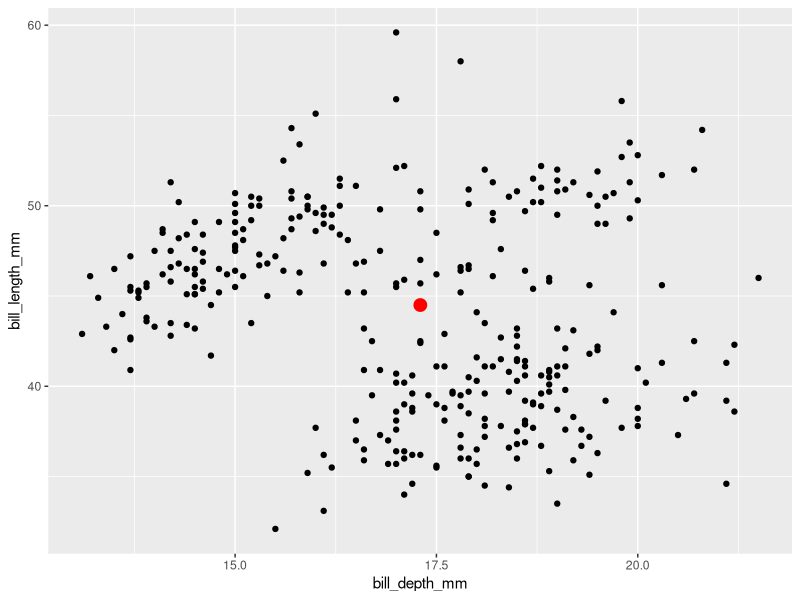
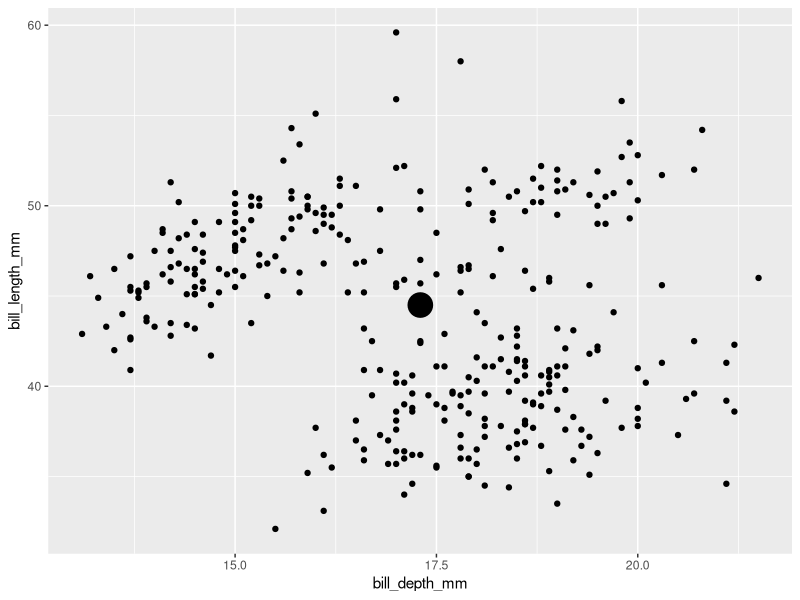
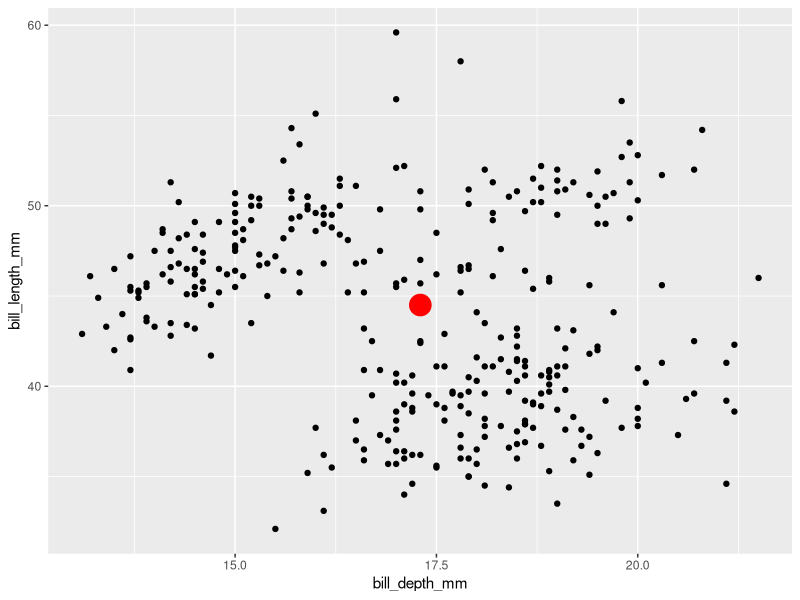
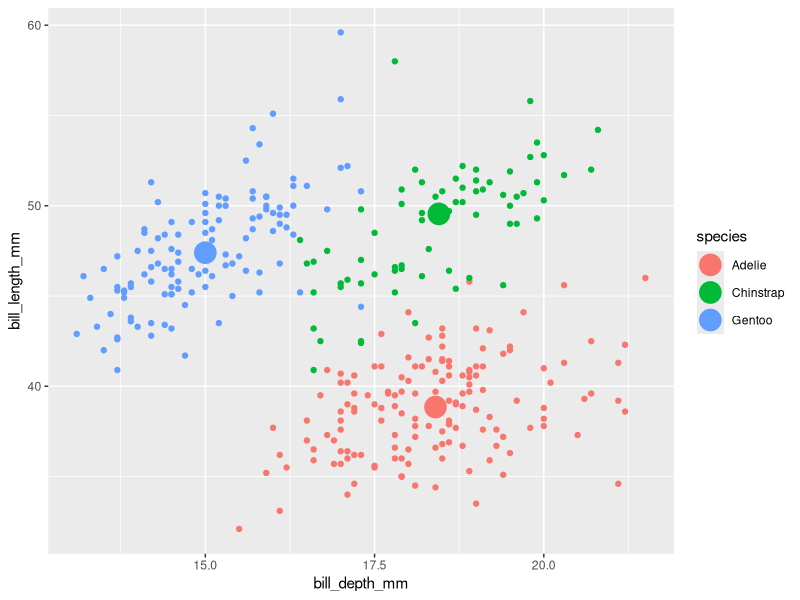
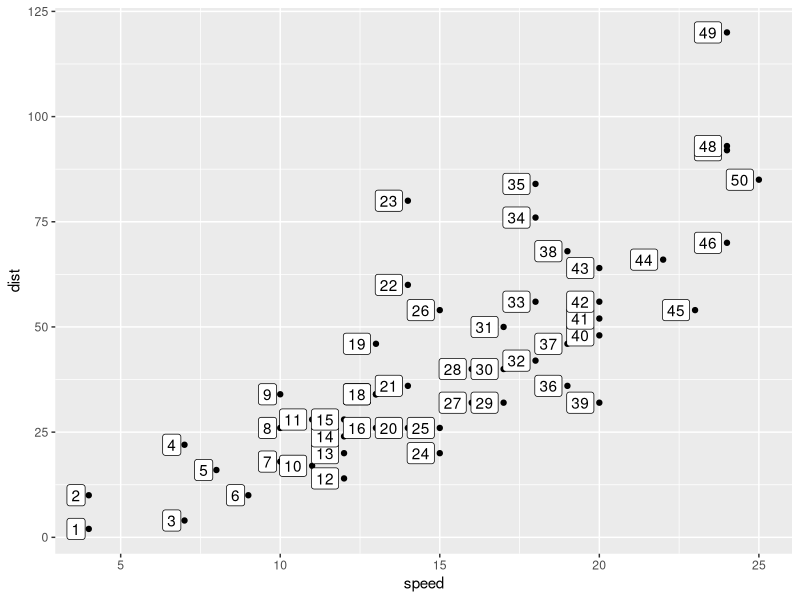
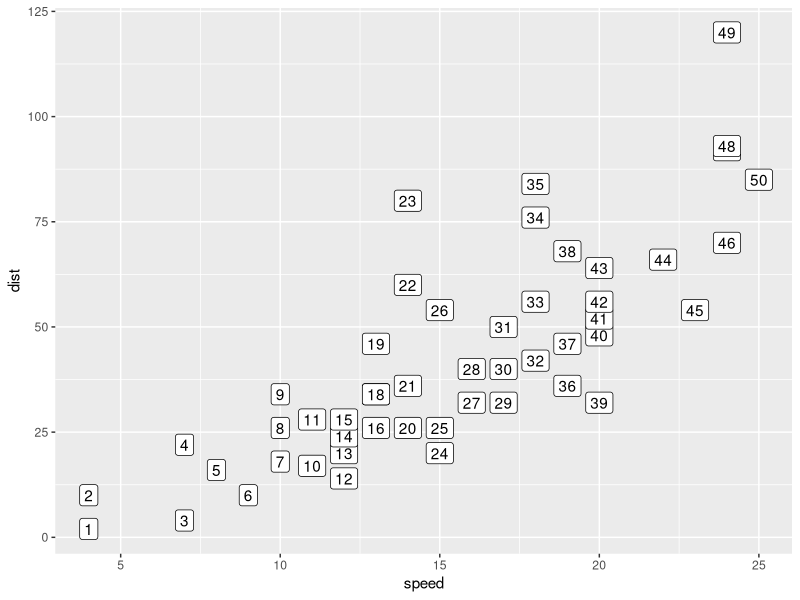
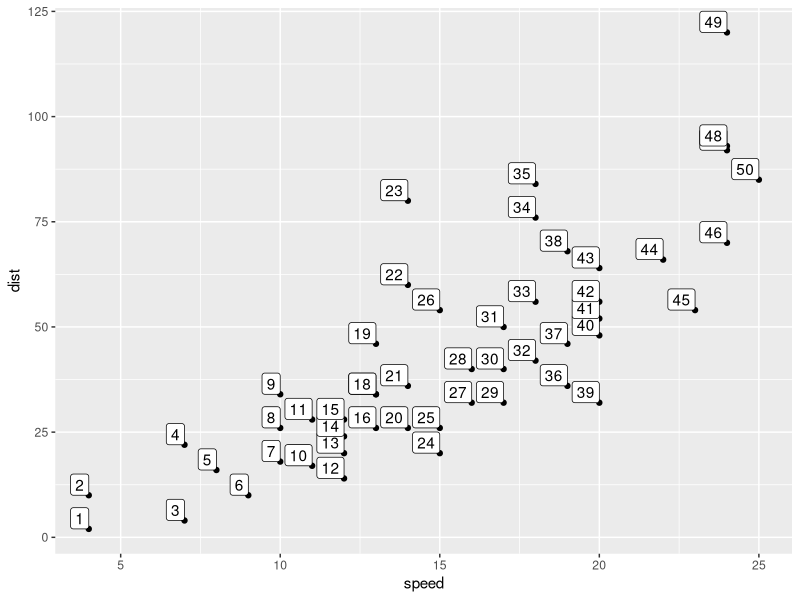
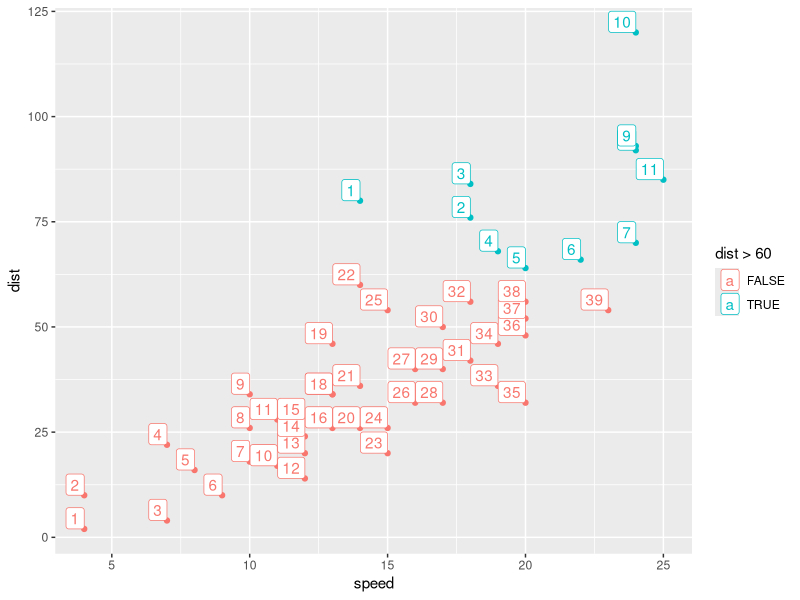

Generate these figures, in order, with R:
## ---- chunk 1
knitr::opts_chunk$set(echo = TRUE, message = F, warning = F)
## ---- chunk 2
library(tidyverse)
library(palmerpenguins)
penguins <- remove_missing(penguins)


penguins_medians <- penguins %>% 
  summarize(bill_length_mm_median = median(bill_length_mm),
            bill_depth_mm_median = median(bill_depth_mm))

penguins %>% 
  ggplot() + 
  aes(x = bill_depth_mm) + 
  aes(y = bill_length_mm) + 
  geom_point() + 
  geom_point(data = penguins_medians,
    color = "red", size = 4,
             aes(x = bill_depth_mm_median,
                 y = bill_length_mm_median))
## ---- chunk 3
# Step 1.a
compute_group_xy_medians <- function(data, scales){ #  scales is used internally in ggplot2
  data %>% 
    summarize(x = median(x),
            y = median(y))
}
## ---- chunk 4
penguins |>
  select(x = bill_depth_mm,       # ggplot2 will work with 'aes' column names
         y = bill_length_mm) |>  # therefore select is required to used the compute function
  compute_group_xy_medians()
## ---- chunk 5
StatXymedians <- ggplot2::ggproto(`_class` = "StatXymedians",
                                  `_inherit` = ggplot2::Stat,
                                  required_aes = c("x", "y"),
                                  compute_group = compute_group_xy_medians)
## ---- chunk 6
penguins %>% 
  ggplot() + 
  aes(x = bill_depth_mm) + 
  aes(y = bill_length_mm) + 
  geom_point() + 
  layer(
    # define a geometry
    geom = GeomPoint, 
    # pass in your newly defined stat
    stat = StatXymedians,
    # the position argument has no default
    # we will use identity throughout these exercises
    position = "identity", 
    # params is where you pass a number of arguments
    # here we will set size to show off our new layer
    params = list(size = 8) 
    )
## ---- chunk 7
geom_point_xy_medians <- function(
  mapping = NULL, # global aesthetics will be used if NULL
  data = NULL, # global data will be used if NULL
  position = "identity", 
  na.rm = FALSE, 
  show.legend = NA,
  inherit.aes = TRUE, 
  ...   # many other arguments can be used specific to 
        # the Geom thats used in layer and to computation definition
  ) {
  
  ggplot2::layer(
    stat = StatXymedians, 
    geom = ggplot2::GeomPoint, 
    data = data, 
    mapping = mapping,
    position = position, 
    show.legend = show.legend, 
    inherit.aes = inherit.aes,
    params = list(na.rm = na.rm, ...)
  )
  
}
## ---- chunk 8
penguins |>
  ggplot()+
  aes(x = bill_depth_mm, y = bill_length_mm)+
  geom_point()+
  geom_point_xy_medians(color = "red", size = 7)
## ---- chunk 9
penguins |>
  ggplot()+
  aes(x = bill_depth_mm, 
      y = bill_length_mm, 
      color = species)+
  geom_point()+
  geom_point_xy_medians(size = 7)
## ---- chunk 10
# step 0: use base ggplot2

# step 1: write your compute_group function (and test)

# step 2: write ggproto with compute_group as an input

# step 3: write your geom_*() function with ggproto as an input

# step 4: enjoy!


## ---- chunk 11
cars |> 
  mutate(id_number = 1:n()) |> 
  ggplot() + 
  aes(x = speed, y = dist) + 
  geom_point() + 
  geom_label(aes(label = id_number), 
             hjust = 1.2)
## ---- chunk 12
# you won't use the scales argument, but ggplot will later
compute_group_row_number <- function(data, scales){
  
  data |> 
    # add an additional column called label
    # the geom we inherit from requires the label aesthetic
    mutate(label = 1:n())
  
}
## ---- chunk 13
cars |> 
  # input must have required aesthetic inputs as columns
  select(x = speed, y = dist) |> 
  compute_group_row_number() |> 
  head()
## ---- chunk 14
StatRownumber <- ggplot2::ggproto(`_class` = "StatRownumber",
                                  `_inherit` = ggplot2::Stat,
                                  required_aes = c("x", "y"),
                                  compute_group = compute_group_row_number)
## ---- chunk 15
cars |> 
  mutate(id_number = 1:n()) |> 
  ggplot() + 
  aes(x = speed, y = dist) + 
  geom_point() +
  layer(geom = "label", 
        stat = StatRownumber, 
        position = "identity")
## ---- chunk 16
geom_label_row_number <- function(mapping = NULL, data = NULL,
                           position = "identity", na.rm = FALSE,
                           show.legend = NA,
                           inherit.aes = TRUE, ...) {
  ggplot2::layer(
    stat = StatRownumber, # proto object from Step 2
    geom = ggplot2::GeomLabel, # inherit other behavior
    data = data, 
    mapping = mapping,
    position = position, 
    show.legend = show.legend, 
    inherit.aes = inherit.aes,
    params = list(na.rm = na.rm, ...)
  )
}
## ---- chunk 17
cars |> 
  ggplot() + 
  aes(x = speed, y = dist) + 
  geom_point() + 
  geom_label_row_number(hjust = 1,
                        vjust = 0) # function in action
## ---- chunk 18
last_plot() + 
  aes(color = dist > 60) # Computation is within group
## ---- chunk 19
paste0("(", 1, ", ", 3.5, ")")
## ---- chunk 20
# step 0: use base ggplot2

# step 1: write your compute_group function (and test)

# step 2: write ggproto with compute_group as an input

# step 3: write your geom_*() function with ggproto as an input

# step 4: enjoy!


## ---- chunk 21
model <- lm(formula = bill_length_mm ~ bill_depth_mm, 
            data = penguins) 

penguins_w_fitted <- penguins |> 
  mutate(fitted = model$fitted.values)


penguins |> 
  ggplot() + 
  aes(x = bill_depth_mm, y = bill_length_mm) +
  geom_point() + 
  geom_smooth(method = "lm", se = F) + 
  geom_point(data = penguins_w_fitted,
             aes(y = fitted),
             color = "blue")
## ---- chunk 22
compute_group_lm_fitted <- function(data, scales){
  model<-lm(formula= y ~ x, data = data)
  data |> 
    mutate(y = model$fitted.values)
}
## ---- chunk 23
penguins |>
  # select to explicitly state the x and y inputs
  select(x = bill_depth_mm, y = bill_length_mm)|>
  compute_group_lm_fitted()
## ---- chunk 24
StatLmFitted <-ggplot2::ggproto(`_class` = "StatLmFitted",
                               `_inherit` = ggplot2::Stat,
                               required_aes = c("x", "y"),
                               compute_group = compute_group_lm_fitted)
## ---- chunk 25
penguins |> 
  ggplot() + 
  aes(x = bill_depth_mm, y = bill_length_mm) +
  geom_point() + 
  layer(geom = GeomPoint,
        stat = StatLmFitted,
        position = "identity")


## ---- chunk 26
geom_point_lm_fitted <- function(mapping = NULL, data = NULL,
                           position = "identity", na.rm = FALSE,
                           show.legend = NA,
                           inherit.aes = TRUE, ...) {
  ggplot2::layer(
    stat = StatLmFitted, # proto object from step 2
    geom = ggplot2::GeomPoint, # inherit other behavior
    data = data, 
    mapping = mapping,
    position = position, 
    show.legend = show.legend, 
    inherit.aes = inherit.aes,
    params = list(na.rm = na.rm, ...)
  )
}
## ---- chunk 27
penguins |> 
  ggplot() + 
  aes(x = bill_depth_mm, y = bill_length_mm) +
  geom_point() + 
  geom_smooth(method="lm", se= F)+
  geom_point_lm_fitted(color="blue")
## ---- chunk 28
penguins |> 
  ggplot() + 
  aes(x = bill_depth_mm, y = bill_length_mm) +
  geom_point() + 
  geom_smooth(method="lm", se= F) +
  geom_point_lm_fitted() + 
  facet_wrap(facets = vars(species))
## ---- chunk 29
# step 0: use base ggplot2
model <- lm(formula = bill_length_mm ~ bill_depth_mm, 
            data = penguins) 

penguins_w_fitted <- penguins |> 
  mutate(fitted = model$fitted.values)

penguins |> 
  ggplot() + 
  aes(x = bill_depth_mm, y = bill_length_mm) +
  geom_point() + 
  geom_smooth(method = "lm", se = F) + 
  geom_segment(data = penguins_w_fitted,
             aes(yend = fitted, xend = bill_depth_mm),
             color = "blue")

# step 1: write your compute_group function (and test)

# step 2: write ggproto with compute_group as an input

# step 3: write your geom_*() function with ggproto as an input

# step 4: enjoy!


